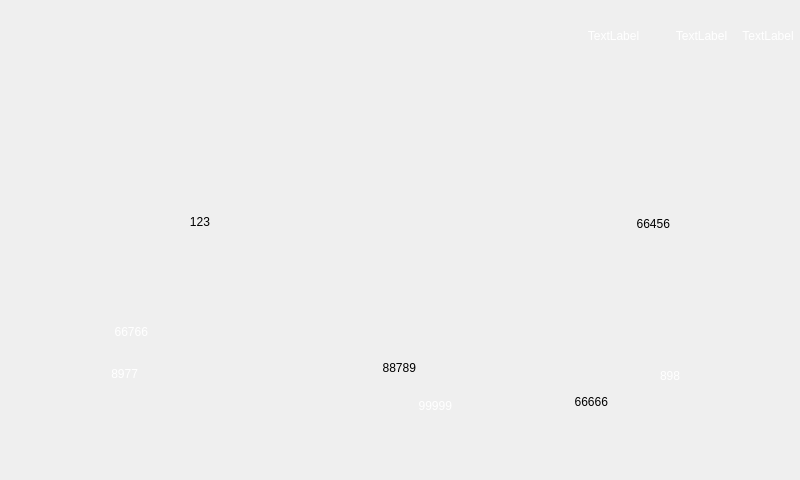
<?xml version="1.0" encoding="UTF-8"?>
<ui version="4.0">
 <class>Widget</class>
 <widget class="QWidget" name="Widget">
  <property name="geometry">
   <rect>
    <x>0</x>
    <y>0</y>
    <width>800</width>
    <height>480</height>
   </rect>
  </property>
  <property name="windowTitle">
   <string>Widget</string>
  </property>
  <widget class="QStackedWidget" name="stackedWidget">
   <property name="geometry">
    <rect>
     <x>0</x>
     <y>0</y>
     <width>800</width>
     <height>480</height>
    </rect>
   </property>
   <property name="styleSheet">
    <string notr="true"/>
   </property>
   <property name="currentIndex">
    <number>0</number>
   </property>
   <widget class="QWidget" name="page">
    <widget class="QLabel" name="label">
     <property name="geometry">
      <rect>
       <x>170</x>
       <y>75</y>
       <width>471</width>
       <height>170</height>
      </rect>
     </property>
     <property name="styleSheet">
      <string notr="true"/>
     </property>
     <property name="text">
      <string/>
     </property>
    </widget>
    <widget class="QLabel" name="label_2">
     <property name="geometry">
      <rect>
       <x>70</x>
       <y>72</y>
       <width>204</width>
       <height>204</height>
      </rect>
     </property>
     <property name="styleSheet">
      <string notr="true">border-image: url(:/new/prefix1/img/icon/zhuansu.png);</string>
     </property>
     <property name="text">
      <string/>
     </property>
    </widget>
    <widget class="QLabel" name="label_3">
     <property name="geometry">
      <rect>
       <x>566</x>
       <y>15</y>
       <width>95</width>
       <height>41</height>
      </rect>
     </property>
     <property name="styleSheet">
      <string notr="true">color: rgb(255, 255, 255);
font: 75 16pt &quot;Ubuntu&quot;;</string>
     </property>
     <property name="text">
      <string>TextLabel</string>
     </property>
     <property name="alignment">
      <set>Qt::AlignCenter</set>
     </property>
    </widget>
    <widget class="QLabel" name="label_5">
     <property name="geometry">
      <rect>
       <x>526</x>
       <y>72</y>
       <width>204</width>
       <height>204</height>
      </rect>
     </property>
     <property name="styleSheet">
      <string notr="true">border-image: url(:/new/prefix1/img/icon/shuiwen.png);</string>
     </property>
     <property name="text">
      <string/>
     </property>
    </widget>
    <widget class="QLabel" name="label_6">
     <property name="geometry">
      <rect>
       <x>130</x>
       <y>210</y>
       <width>80</width>
       <height>24</height>
      </rect>
     </property>
     <property name="styleSheet">
      <string notr="true">font: 20pt &quot;WenQuanYi Zen Hei&quot;;</string>
     </property>
     <property name="text">
      <string>123</string>
     </property>
     <property name="alignment">
      <set>Qt::AlignRight|Qt::AlignTrailing|Qt::AlignVCenter</set>
     </property>
    </widget>
    <widget class="QLabel" name="label_7">
     <property name="geometry">
      <rect>
       <x>594</x>
       <y>212</y>
       <width>76</width>
       <height>24</height>
      </rect>
     </property>
     <property name="styleSheet">
      <string notr="true">font: 18pt &quot;WenQuanYi Zen Hei&quot;;</string>
     </property>
     <property name="text">
      <string>66456</string>
     </property>
     <property name="alignment">
      <set>Qt::AlignRight|Qt::AlignTrailing|Qt::AlignVCenter</set>
     </property>
    </widget>
    <widget class="QLabel" name="label_8">
     <property name="geometry">
      <rect>
       <x>361</x>
       <y>356</y>
       <width>55</width>
       <height>24</height>
      </rect>
     </property>
     <property name="styleSheet">
      <string notr="true">font: 75 14pt &quot;Ubuntu&quot;;
</string>
     </property>
     <property name="text">
      <string>88789</string>
     </property>
     <property name="alignment">
      <set>Qt::AlignRight|Qt::AlignTrailing|Qt::AlignVCenter</set>
     </property>
    </widget>
    <widget class="QLabel" name="label_9">
     <property name="geometry">
      <rect>
       <x>375</x>
       <y>394</y>
       <width>77</width>
       <height>24</height>
      </rect>
     </property>
     <property name="styleSheet">
      <string notr="true">font: 75 18pt &quot;Ubuntu&quot;;
color: rgb(255, 255, 255);</string>
     </property>
     <property name="text">
      <string>99999</string>
     </property>
     <property name="alignment">
      <set>Qt::AlignRight|Qt::AlignTrailing|Qt::AlignVCenter</set>
     </property>
    </widget>
    <widget class="QLabel" name="label_4">
     <property name="geometry">
      <rect>
       <x>240</x>
       <y>15</y>
       <width>311</width>
       <height>41</height>
      </rect>
     </property>
     <property name="styleSheet">
      <string notr="true">font: 75 16pt &quot;Ubuntu&quot;;
color: rgb(255, 255, 0);</string>
     </property>
     <property name="text">
      <string/>
     </property>
     <property name="alignment">
      <set>Qt::AlignCenter</set>
     </property>
    </widget>
    <widget class="QLabel" name="label_10">
     <property name="geometry">
      <rect>
       <x>87</x>
       <y>363</y>
       <width>51</width>
       <height>21</height>
      </rect>
     </property>
     <property name="styleSheet">
      <string notr="true">color: rgb(255, 255, 255);
font: 75 18pt &quot;Ubuntu&quot;;</string>
     </property>
     <property name="text">
      <string>8977</string>
     </property>
     <property name="alignment">
      <set>Qt::AlignRight|Qt::AlignTrailing|Qt::AlignVCenter</set>
     </property>
    </widget>
    <widget class="QLabel" name="label_11">
     <property name="geometry">
      <rect>
       <x>660</x>
       <y>363</y>
       <width>54</width>
       <height>26</height>
      </rect>
     </property>
     <property name="styleSheet">
      <string notr="true">color: rgb(255, 255, 255);
font: 75 18pt &quot;Ubuntu&quot;;</string>
     </property>
     <property name="text">
      <string>898</string>
     </property>
    </widget>
    <widget class="QLabel" name="label_12">
     <property name="geometry">
      <rect>
       <x>735</x>
       <y>15</y>
       <width>66</width>
       <height>41</height>
      </rect>
     </property>
     <property name="styleSheet">
      <string notr="true">color: rgb(255, 255, 255);
font: 75 16pt &quot;Ubuntu&quot;;</string>
     </property>
     <property name="text">
      <string>TextLabel</string>
     </property>
     <property name="alignment">
      <set>Qt::AlignCenter</set>
     </property>
    </widget>
    <widget class="QLabel" name="label_13">
     <property name="geometry">
      <rect>
       <x>663</x>
       <y>15</y>
       <width>77</width>
       <height>41</height>
      </rect>
     </property>
     <property name="styleSheet">
      <string notr="true">color: rgb(255, 255, 255);
font: 75 16pt &quot;Ubuntu&quot;;</string>
     </property>
     <property name="text">
      <string>TextLabel</string>
     </property>
     <property name="alignment">
      <set>Qt::AlignCenter</set>
     </property>
    </widget>
    <widget class="QLabel" name="label_14">
     <property name="geometry">
      <rect>
       <x>656</x>
       <y>322</y>
       <width>54</width>
       <height>26</height>
      </rect>
     </property>
     <property name="styleSheet">
      <string notr="true">color: rgb(255, 255, 255);
font: 75 18pt &quot;Ubuntu&quot;;</string>
     </property>
     <property name="text">
      <string/>
     </property>
    </widget>
    <widget class="QLabel" name="label_15">
     <property name="geometry">
      <rect>
       <x>310</x>
       <y>15</y>
       <width>151</width>
       <height>41</height>
      </rect>
     </property>
     <property name="styleSheet">
      <string notr="true">color: rgb(255, 0, 0);
font: 75 italic 16pt &quot;Ubuntu&quot;;</string>
     </property>
     <property name="text">
      <string/>
     </property>
     <property name="alignment">
      <set>Qt::AlignCenter</set>
     </property>
    </widget>
    <widget class="QLabel" name="label_20">
     <property name="geometry">
      <rect>
       <x>92</x>
       <y>316</y>
       <width>56</width>
       <height>31</height>
      </rect>
     </property>
     <property name="styleSheet">
      <string notr="true">color: rgb(255, 255, 255);
font: 75 14pt &quot;Ubuntu&quot;;</string>
     </property>
     <property name="text">
      <string>66766</string>
     </property>
     <property name="alignment">
      <set>Qt::AlignRight|Qt::AlignTrailing|Qt::AlignVCenter</set>
     </property>
    </widget>
    <widget class="QLabel" name="label_21">
     <property name="geometry">
      <rect>
       <x>554</x>
       <y>391</y>
       <width>54</width>
       <height>22</height>
      </rect>
     </property>
     <property name="styleSheet">
      <string notr="true">font: 75 18pt &quot;Ubuntu&quot;;</string>
     </property>
     <property name="text">
      <string>66666</string>
     </property>
     <property name="alignment">
      <set>Qt::AlignRight|Qt::AlignTrailing|Qt::AlignVCenter</set>
     </property>
    </widget>
    <widget class="QLabel" name="label_22">
     <property name="geometry">
      <rect>
       <x>240</x>
       <y>43</y>
       <width>311</width>
       <height>41</height>
      </rect>
     </property>
     <property name="styleSheet">
      <string notr="true">color: rgb(255, 0, 0);
font: 75 italic 16pt &quot;Ubuntu&quot;;</string>
     </property>
     <property name="text">
      <string/>
     </property>
     <property name="alignment">
      <set>Qt::AlignCenter</set>
     </property>
    </widget>
   </widget>
   <widget class="QWidget" name="page_2">
    <widget class="QLineEdit" name="lineEdit">
     <property name="geometry">
      <rect>
       <x>350</x>
       <y>155</y>
       <width>65</width>
       <height>29</height>
      </rect>
     </property>
     <property name="styleSheet">
      <string notr="true">font: 75 14pt &quot;Ubuntu&quot;;</string>
     </property>
     <property name="text">
      <string>中文</string>
     </property>
    </widget>
    <widget class="QLineEdit" name="lineEdit_2">
     <property name="geometry">
      <rect>
       <x>426</x>
       <y>155</y>
       <width>70</width>
       <height>31</height>
      </rect>
     </property>
     <property name="styleSheet">
      <string notr="true">font: 75 14pt &quot;Ubuntu&quot;;</string>
     </property>
     <property name="text">
      <string>English</string>
     </property>
    </widget>
    <widget class="QProgressBar" name="progressBar">
     <property name="geometry">
      <rect>
       <x>372</x>
       <y>253</y>
       <width>169</width>
       <height>13</height>
      </rect>
     </property>
     <property name="focusPolicy">
      <enum>Qt::StrongFocus</enum>
     </property>
     <property name="styleSheet">
      <string notr="true">font: 75 14pt &quot;Ubuntu&quot;;</string>
     </property>
     <property name="value">
      <number>24</number>
     </property>
    </widget>
    <widget class="QDateTimeEdit" name="dateTimeEdit">
     <property name="geometry">
      <rect>
       <x>340</x>
       <y>200</y>
       <width>236</width>
       <height>31</height>
      </rect>
     </property>
     <property name="styleSheet">
      <string notr="true">font: 75 14pt &quot;Ubuntu&quot;;</string>
     </property>
     <property name="timeSpec">
      <enum>Qt::LocalTime</enum>
     </property>
    </widget>
   </widget>
   <widget class="QWidget" name="page_3">
    <widget class="QPushButton" name="pushButton_2">
     <property name="geometry">
      <rect>
       <x>507</x>
       <y>391</y>
       <width>114</width>
       <height>88</height>
      </rect>
     </property>
     <property name="focusPolicy">
      <enum>Qt::NoFocus</enum>
     </property>
     <property name="styleSheet">
      <string notr="true">border-image: url(:/new/prefix1/img/jiemian/labayes.png);</string>
     </property>
     <property name="text">
      <string/>
     </property>
    </widget>
   </widget>
   <widget class="QWidget" name="page_4">
    <widget class="QListWidget" name="listWidget">
     <property name="geometry">
      <rect>
       <x>310</x>
       <y>150</y>
       <width>171</width>
       <height>131</height>
      </rect>
     </property>
     <property name="styleSheet">
      <string notr="true">background-color: rgb(81, 81, 81);
font: 75 18pt &quot;Ubuntu&quot;;
gridline-color: rgb(255, 0, 0);
color: rgb(255, 255, 255);</string>
     </property>
     <property name="verticalScrollBarPolicy">
      <enum>Qt::ScrollBarAlwaysOff</enum>
     </property>
     <property name="horizontalScrollBarPolicy">
      <enum>Qt::ScrollBarAlwaysOff</enum>
     </property>
     <property name="viewMode">
      <enum>QListView::ListMode</enum>
     </property>
    </widget>
   </widget>
   <widget class="QWidget" name="page_5"/>
   <widget class="QWidget" name="page_6">
    <widget class="QListWidget" name="listWidget_2">
     <property name="geometry">
      <rect>
       <x>280</x>
       <y>170</y>
       <width>283</width>
       <height>72</height>
      </rect>
     </property>
     <property name="styleSheet">
      <string notr="true">background-color: rgb(81, 81, 81);
font: 75 18pt &quot;Ubuntu&quot;;
gridline-color: rgb(255, 0, 0);
color: rgb(255, 255, 255);</string>
     </property>
    </widget>
   </widget>
   <widget class="QWidget" name="page_7">
    <widget class="QListWidget" name="listWidget_3">
     <property name="geometry">
      <rect>
       <x>258</x>
       <y>117</y>
       <width>162</width>
       <height>224</height>
      </rect>
     </property>
     <property name="styleSheet">
      <string notr="true">background-color: rgb(81, 81, 81);
font: 75 16pt &quot;Ubuntu&quot;;
gridline-color: rgb(255, 0, 0);
color: rgb(255, 255, 255);</string>
     </property>
     <property name="verticalScrollBarPolicy">
      <enum>Qt::ScrollBarAlwaysOff</enum>
     </property>
     <property name="horizontalScrollBarPolicy">
      <enum>Qt::ScrollBarAlwaysOff</enum>
     </property>
    </widget>
    <widget class="QListWidget" name="listWidget_4">
     <property name="geometry">
      <rect>
       <x>442</x>
       <y>117</y>
       <width>162</width>
       <height>225</height>
      </rect>
     </property>
     <property name="styleSheet">
      <string notr="true">background-color: rgb(81, 81, 81);
font: 75 16pt &quot;Ubuntu&quot;;
gridline-color: rgb(255, 0, 0);
color: rgb(255, 255, 255);</string>
     </property>
     <property name="verticalScrollBarPolicy">
      <enum>Qt::ScrollBarAlwaysOff</enum>
     </property>
     <property name="horizontalScrollBarPolicy">
      <enum>Qt::ScrollBarAlwaysOff</enum>
     </property>
    </widget>
   </widget>
   <widget class="QWidget" name="page_8"/>
   <widget class="QWidget" name="page_9"/>
   <widget class="QWidget" name="page_10">
    <widget class="QListWidget" name="listWidget_5">
     <property name="geometry">
      <rect>
       <x>310</x>
       <y>113</y>
       <width>172</width>
       <height>213</height>
      </rect>
     </property>
     <property name="styleSheet">
      <string notr="true">background-color: rgb(81, 81, 81);
font: 75 18pt &quot;Ubuntu&quot;;
gridline-color: rgb(255, 0, 0);
color: rgb(255, 255, 255);</string>
     </property>
     <property name="verticalScrollBarPolicy">
      <enum>Qt::ScrollBarAlwaysOff</enum>
     </property>
     <property name="horizontalScrollBarPolicy">
      <enum>Qt::ScrollBarAlwaysOff</enum>
     </property>
    </widget>
   </widget>
   <widget class="QWidget" name="page_11">
    <widget class="QLabel" name="label_16">
     <property name="geometry">
      <rect>
       <x>244</x>
       <y>154</y>
       <width>312</width>
       <height>182</height>
      </rect>
     </property>
     <property name="styleSheet">
      <string notr="true">background-color: rgb(255, 0, 0);</string>
     </property>
     <property name="text">
      <string/>
     </property>
    </widget>
   </widget>
   <widget class="QWidget" name="page_12">
    <widget class="QTableWidget" name="tableWidget_3">
     <property name="geometry">
      <rect>
       <x>178</x>
       <y>110</y>
       <width>451</width>
       <height>175</height>
      </rect>
     </property>
     <property name="styleSheet">
      <string notr="true">color: rgb(255, 255, 255);
font: 75 16pt &quot;Ubuntu&quot;;
gridline-color: rgb(255, 0, 0);
background-color: rgb(70, 70, 70);</string>
     </property>
     <property name="verticalScrollBarPolicy">
      <enum>Qt::ScrollBarAlwaysOff</enum>
     </property>
     <property name="horizontalScrollBarPolicy">
      <enum>Qt::ScrollBarAlwaysOff</enum>
     </property>
     <row>
      <property name="text">
       <string/>
      </property>
      <property name="font">
       <font>
        <pointsize>17</pointsize>
       </font>
      </property>
     </row>
     <row>
      <property name="text">
       <string/>
      </property>
     </row>
     <row>
      <property name="text">
       <string/>
      </property>
     </row>
     <column>
      <property name="text">
       <string>名称</string>
      </property>
     </column>
     <column>
      <property name="text">
       <string>实际值</string>
      </property>
     </column>
     <column>
      <property name="text">
       <string>最大值</string>
      </property>
     </column>
     <column>
      <property name="text">
       <string>中间值</string>
      </property>
     </column>
     <column>
      <property name="text">
       <string>最小值</string>
      </property>
     </column>
     <column>
      <property name="text">
       <string>偏移值</string>
      </property>
     </column>
     <item row="0" column="0">
      <property name="text">
       <string>手柄</string>
      </property>
     </item>
     <item row="1" column="0">
      <property name="text">
       <string>行走泵</string>
      </property>
     </item>
     <item row="2" column="0">
      <property name="text">
       <string>凹板间隙</string>
      </property>
     </item>
    </widget>
    <widget class="QLineEdit" name="lineEdit_7">
     <property name="geometry">
      <rect>
       <x>490</x>
       <y>275</y>
       <width>141</width>
       <height>36</height>
      </rect>
     </property>
     <property name="styleSheet">
      <string notr="true">color: rgb(255, 0, 0);
background-color: rgb(255, 170, 0);
font: 75 16pt &quot;Ubuntu&quot;;</string>
     </property>
     <property name="text">
      <string>恢复默认值</string>
     </property>
    </widget>
    <widget class="QLabel" name="label_17">
     <property name="geometry">
      <rect>
       <x>178</x>
       <y>310</y>
       <width>451</width>
       <height>41</height>
      </rect>
     </property>
     <property name="styleSheet">
      <string notr="true">color: rgb(255, 0, 0);
font: 75 16pt &quot;Ubuntu&quot;;
background-color: rgb(255, 255, 255);
</string>
     </property>
     <property name="frameShape">
      <enum>QFrame::Box</enum>
     </property>
     <property name="text">
      <string>操作提示：</string>
     </property>
    </widget>
   </widget>
   <widget class="QWidget" name="page_13">
    <widget class="QLineEdit" name="lineEdit_30">
     <property name="geometry">
      <rect>
       <x>451</x>
       <y>303</y>
       <width>111</width>
       <height>29</height>
      </rect>
     </property>
     <property name="styleSheet">
      <string notr="true">font: 75 12pt &quot;Ubuntu&quot;;
background-color: rgb(255, 170, 0);</string>
     </property>
     <property name="text">
      <string>恢复到默认值</string>
     </property>
    </widget>
    <widget class="QLineEdit" name="lineEdit_23">
     <property name="geometry">
      <rect>
       <x>343</x>
       <y>163</y>
       <width>41</width>
       <height>21</height>
      </rect>
     </property>
     <property name="styleSheet">
      <string notr="true">font: 75 14pt &quot;Ubuntu&quot;;</string>
     </property>
    </widget>
    <widget class="QLineEdit" name="lineEdit_27">
     <property name="geometry">
      <rect>
       <x>343</x>
       <y>230</y>
       <width>41</width>
       <height>21</height>
      </rect>
     </property>
     <property name="styleSheet">
      <string notr="true">font: 75 14pt &quot;Ubuntu&quot;;</string>
     </property>
    </widget>
    <widget class="QLineEdit" name="lineEdit_25">
     <property name="geometry">
      <rect>
       <x>343</x>
       <y>197</y>
       <width>41</width>
       <height>21</height>
      </rect>
     </property>
     <property name="styleSheet">
      <string notr="true">font: 75 14pt &quot;Ubuntu&quot;;</string>
     </property>
    </widget>
    <widget class="QLineEdit" name="lineEdit_24">
     <property name="geometry">
      <rect>
       <x>490</x>
       <y>163</y>
       <width>41</width>
       <height>21</height>
      </rect>
     </property>
     <property name="styleSheet">
      <string notr="true">font: 75 14pt &quot;Ubuntu&quot;;</string>
     </property>
    </widget>
    <widget class="QLineEdit" name="lineEdit_28">
     <property name="geometry">
      <rect>
       <x>490</x>
       <y>230</y>
       <width>41</width>
       <height>21</height>
      </rect>
     </property>
     <property name="styleSheet">
      <string notr="true">font: 75 14pt &quot;Ubuntu&quot;;</string>
     </property>
    </widget>
    <widget class="QLineEdit" name="lineEdit_29">
     <property name="geometry">
      <rect>
       <x>490</x>
       <y>262</y>
       <width>41</width>
       <height>21</height>
      </rect>
     </property>
     <property name="styleSheet">
      <string notr="true">font: 75 14pt &quot;Ubuntu&quot;;</string>
     </property>
    </widget>
    <widget class="QLineEdit" name="lineEdit_26">
     <property name="geometry">
      <rect>
       <x>490</x>
       <y>197</y>
       <width>41</width>
       <height>21</height>
      </rect>
     </property>
     <property name="styleSheet">
      <string notr="true">font: 75 14pt &quot;Ubuntu&quot;;</string>
     </property>
    </widget>
   </widget>
   <widget class="QWidget" name="page_14">
    <widget class="QTableWidget" name="tableWidget_2">
     <property name="geometry">
      <rect>
       <x>216</x>
       <y>110</y>
       <width>415</width>
       <height>250</height>
      </rect>
     </property>
     <property name="styleSheet">
      <string notr="true">color: rgb(255, 255, 255);
font: 75 16pt &quot;Ubuntu&quot;;
gridline-color: rgb(255, 0, 0);
background-color: rgb(70, 70, 70);</string>
     </property>
     <property name="verticalScrollBarPolicy">
      <enum>Qt::ScrollBarAlwaysOff</enum>
     </property>
     <property name="horizontalScrollBarPolicy">
      <enum>Qt::ScrollBarAlwaysOff</enum>
     </property>
     <row>
      <property name="text">
       <string/>
      </property>
     </row>
     <row>
      <property name="text">
       <string/>
      </property>
     </row>
     <row>
      <property name="text">
       <string/>
      </property>
     </row>
     <row>
      <property name="text">
       <string/>
      </property>
     </row>
     <row>
      <property name="text">
       <string/>
      </property>
     </row>
     <row>
      <property name="text">
       <string/>
      </property>
     </row>
     <row>
      <property name="text">
       <string/>
      </property>
     </row>
     <row>
      <property name="text">
       <string/>
      </property>
     </row>
     <row>
      <property name="text">
       <string/>
      </property>
     </row>
     <row>
      <property name="text">
       <string/>
      </property>
     </row>
     <column>
      <property name="text">
       <string>SPN</string>
      </property>
     </column>
     <column>
      <property name="text">
       <string>FMI</string>
      </property>
     </column>
     <column>
      <property name="text">
       <string>故障码描述</string>
      </property>
     </column>
    </widget>
   </widget>
   <widget class="QWidget" name="page_15">
    <widget class="QTableWidget" name="tableWidget">
     <property name="geometry">
      <rect>
       <x>256</x>
       <y>116</y>
       <width>304</width>
       <height>247</height>
      </rect>
     </property>
     <property name="styleSheet">
      <string notr="true">color: rgb(255, 255, 255);
font: 75 16pt &quot;Ubuntu&quot;;
gridline-color: rgb(255, 0, 0);
background-color: rgb(70, 70, 70);</string>
     </property>
     <property name="verticalScrollBarPolicy">
      <enum>Qt::ScrollBarAlwaysOff</enum>
     </property>
     <property name="horizontalScrollBarPolicy">
      <enum>Qt::ScrollBarAlwaysOff</enum>
     </property>
     <row>
      <property name="text">
       <string/>
      </property>
     </row>
     <row>
      <property name="text">
       <string/>
      </property>
     </row>
     <row>
      <property name="text">
       <string/>
      </property>
     </row>
     <row>
      <property name="text">
       <string/>
      </property>
     </row>
     <row>
      <property name="text">
       <string/>
      </property>
     </row>
     <row>
      <property name="text">
       <string/>
      </property>
     </row>
     <row>
      <property name="text">
       <string/>
      </property>
     </row>
     <row>
      <property name="text">
       <string/>
      </property>
     </row>
     <row>
      <property name="text">
       <string/>
      </property>
     </row>
     <row>
      <property name="text">
       <string/>
      </property>
     </row>
     <row>
      <property name="text">
       <string/>
      </property>
     </row>
     <row>
      <property name="text">
       <string/>
      </property>
     </row>
     <row>
      <property name="text">
       <string/>
      </property>
     </row>
     <row>
      <property name="text">
       <string/>
      </property>
     </row>
     <row>
      <property name="text">
       <string/>
      </property>
     </row>
     <row>
      <property name="text">
       <string/>
      </property>
     </row>
     <row>
      <property name="text">
       <string/>
      </property>
     </row>
     <row>
      <property name="text">
       <string/>
      </property>
     </row>
     <row>
      <property name="text">
       <string/>
      </property>
     </row>
     <row>
      <property name="text">
       <string/>
      </property>
     </row>
     <row>
      <property name="text">
       <string/>
      </property>
     </row>
     <row>
      <property name="text">
       <string/>
      </property>
     </row>
     <row>
      <property name="text">
       <string/>
      </property>
     </row>
     <row>
      <property name="text">
       <string/>
      </property>
     </row>
     <row>
      <property name="text">
       <string/>
      </property>
     </row>
     <row>
      <property name="text">
       <string/>
      </property>
     </row>
     <row>
      <property name="text">
       <string/>
      </property>
     </row>
     <row>
      <property name="text">
       <string/>
      </property>
     </row>
     <row>
      <property name="text">
       <string/>
      </property>
     </row>
     <row>
      <property name="text">
       <string/>
      </property>
     </row>
     <row>
      <property name="text">
       <string/>
      </property>
     </row>
     <row>
      <property name="text">
       <string/>
      </property>
     </row>
     <row>
      <property name="text">
       <string/>
      </property>
     </row>
     <row>
      <property name="text">
       <string/>
      </property>
     </row>
     <row>
      <property name="text">
       <string/>
      </property>
     </row>
     <row>
      <property name="text">
       <string/>
      </property>
     </row>
     <row>
      <property name="text">
       <string/>
      </property>
     </row>
     <row>
      <property name="text">
       <string/>
      </property>
     </row>
     <row>
      <property name="text">
       <string/>
      </property>
     </row>
     <row>
      <property name="text">
       <string/>
      </property>
     </row>
     <row>
      <property name="text">
       <string/>
      </property>
     </row>
     <row>
      <property name="text">
       <string/>
      </property>
     </row>
     <row>
      <property name="text">
       <string/>
      </property>
     </row>
     <row>
      <property name="text">
       <string/>
      </property>
     </row>
     <row>
      <property name="text">
       <string/>
      </property>
     </row>
     <row>
      <property name="text">
       <string/>
      </property>
     </row>
     <row>
      <property name="text">
       <string/>
      </property>
     </row>
     <row>
      <property name="text">
       <string/>
      </property>
     </row>
     <row>
      <property name="text">
       <string/>
      </property>
     </row>
     <row>
      <property name="text">
       <string/>
      </property>
     </row>
     <row>
      <property name="text">
       <string/>
      </property>
     </row>
     <row>
      <property name="text">
       <string/>
      </property>
     </row>
     <row>
      <property name="text">
       <string/>
      </property>
     </row>
     <row>
      <property name="text">
       <string/>
      </property>
     </row>
     <row>
      <property name="text">
       <string/>
      </property>
     </row>
     <row>
      <property name="text">
       <string/>
      </property>
     </row>
     <row>
      <property name="text">
       <string/>
      </property>
     </row>
     <row>
      <property name="text">
       <string/>
      </property>
     </row>
     <row>
      <property name="text">
       <string/>
      </property>
     </row>
     <row>
      <property name="text">
       <string/>
      </property>
     </row>
     <row>
      <property name="text">
       <string/>
      </property>
     </row>
     <row>
      <property name="text">
       <string/>
      </property>
     </row>
     <row>
      <property name="text">
       <string/>
      </property>
     </row>
     <row>
      <property name="text">
       <string/>
      </property>
     </row>
     <row>
      <property name="text">
       <string/>
      </property>
     </row>
     <row>
      <property name="text">
       <string/>
      </property>
     </row>
     <row>
      <property name="text">
       <string/>
      </property>
     </row>
     <row>
      <property name="text">
       <string/>
      </property>
     </row>
     <row>
      <property name="text">
       <string/>
      </property>
     </row>
     <row>
      <property name="text">
       <string/>
      </property>
     </row>
     <row>
      <property name="text">
       <string/>
      </property>
     </row>
     <row>
      <property name="text">
       <string/>
      </property>
     </row>
     <row>
      <property name="text">
       <string/>
      </property>
     </row>
     <row>
      <property name="text">
       <string/>
      </property>
     </row>
     <row>
      <property name="text">
       <string/>
      </property>
     </row>
     <row>
      <property name="text">
       <string/>
      </property>
     </row>
     <row>
      <property name="text">
       <string/>
      </property>
     </row>
     <row>
      <property name="text">
       <string/>
      </property>
     </row>
     <row>
      <property name="text">
       <string/>
      </property>
     </row>
     <row>
      <property name="text">
       <string/>
      </property>
     </row>
     <row>
      <property name="text">
       <string/>
      </property>
     </row>
     <row>
      <property name="text">
       <string/>
      </property>
     </row>
     <row>
      <property name="text">
       <string/>
      </property>
     </row>
     <row>
      <property name="text">
       <string/>
      </property>
     </row>
     <row>
      <property name="text">
       <string/>
      </property>
     </row>
     <row>
      <property name="text">
       <string/>
      </property>
     </row>
     <row>
      <property name="text">
       <string/>
      </property>
     </row>
     <row>
      <property name="text">
       <string/>
      </property>
     </row>
     <row>
      <property name="text">
       <string/>
      </property>
     </row>
     <row>
      <property name="text">
       <string/>
      </property>
     </row>
     <row>
      <property name="text">
       <string/>
      </property>
     </row>
     <row>
      <property name="text">
       <string/>
      </property>
     </row>
     <row>
      <property name="text">
       <string/>
      </property>
     </row>
     <row>
      <property name="text">
       <string/>
      </property>
     </row>
     <row>
      <property name="text">
       <string/>
      </property>
     </row>
     <row>
      <property name="text">
       <string/>
      </property>
     </row>
     <row>
      <property name="text">
       <string/>
      </property>
     </row>
     <column>
      <property name="text">
       <string>代码</string>
      </property>
      <property name="textAlignment">
       <set>AlignHCenter|AlignVCenter|AlignCenter</set>
      </property>
     </column>
     <column>
      <property name="text">
       <string>故障描述</string>
      </property>
      <property name="textAlignment">
       <set>AlignHCenter|AlignVCenter|AlignCenter</set>
      </property>
     </column>
    </widget>
   </widget>
   <widget class="QWidget" name="page_16">
    <widget class="QLabel" name="label_18">
     <property name="geometry">
      <rect>
       <x>360</x>
       <y>207</y>
       <width>201</width>
       <height>32</height>
      </rect>
     </property>
     <property name="styleSheet">
      <string notr="true">font: 75 16pt &quot;Ubuntu&quot;;</string>
     </property>
     <property name="text">
      <string>发动机品牌</string>
     </property>
     <property name="alignment">
      <set>Qt::AlignCenter</set>
     </property>
    </widget>
    <widget class="QLabel" name="label_19">
     <property name="geometry">
      <rect>
       <x>360</x>
       <y>173</y>
       <width>201</width>
       <height>32</height>
      </rect>
     </property>
     <property name="styleSheet">
      <string notr="true">font: 75 16pt &quot;Ubuntu&quot;;</string>
     </property>
     <property name="text">
      <string>机器型号</string>
     </property>
     <property name="alignment">
      <set>Qt::AlignCenter</set>
     </property>
    </widget>
   </widget>
   <widget class="QWidget" name="page_17">
    <widget class="QListWidget" name="listWidget_6">
     <property name="geometry">
      <rect>
       <x>307</x>
       <y>164</y>
       <width>221</width>
       <height>158</height>
      </rect>
     </property>
     <property name="styleSheet">
      <string notr="true">background-color: rgb(81, 81, 81);
font: 75 20pt &quot;Ubuntu&quot;;
gridline-color: rgb(255, 0, 0);
color: rgb(255, 255, 255);</string>
     </property>
     <property name="verticalScrollBarPolicy">
      <enum>Qt::ScrollBarAlwaysOff</enum>
     </property>
     <property name="horizontalScrollBarPolicy">
      <enum>Qt::ScrollBarAlwaysOff</enum>
     </property>
    </widget>
   </widget>
   <widget class="QWidget" name="page_18"/>
   <widget class="QWidget" name="page_19">
    <widget class="QListWidget" name="listWidget_7">
     <property name="geometry">
      <rect>
       <x>315</x>
       <y>120</y>
       <width>91</width>
       <height>231</height>
      </rect>
     </property>
     <property name="styleSheet">
      <string notr="true">background-color: rgb(81, 81, 81);
font: 75 18pt &quot;Ubuntu&quot;;
gridline-color: rgb(255, 0, 0);
color: rgb(255, 255, 255);</string>
     </property>
     <property name="verticalScrollBarPolicy">
      <enum>Qt::ScrollBarAlwaysOff</enum>
     </property>
     <property name="horizontalScrollBarPolicy">
      <enum>Qt::ScrollBarAlwaysOff</enum>
     </property>
     <item>
      <property name="text">
       <string>玉米</string>
      </property>
      <property name="font">
       <font>
        <pointsize>16</pointsize>
        <weight>50</weight>
        <bold>false</bold>
       </font>
      </property>
     </item>
     <item>
      <property name="text">
       <string>小麦</string>
      </property>
      <property name="font">
       <font>
        <pointsize>16</pointsize>
        <weight>50</weight>
        <bold>false</bold>
       </font>
      </property>
     </item>
     <item>
      <property name="text">
       <string>水稻</string>
      </property>
      <property name="font">
       <font>
        <pointsize>16</pointsize>
        <weight>50</weight>
        <bold>false</bold>
       </font>
      </property>
     </item>
     <item>
      <property name="text">
       <string>大豆</string>
      </property>
      <property name="font">
       <font>
        <pointsize>16</pointsize>
        <weight>50</weight>
        <bold>false</bold>
       </font>
      </property>
     </item>
     <item>
      <property name="text">
       <string>油菜籽</string>
      </property>
      <property name="font">
       <font>
        <pointsize>16</pointsize>
        <weight>50</weight>
        <bold>false</bold>
       </font>
      </property>
     </item>
     <item>
      <property name="text">
       <string>大麦</string>
      </property>
      <property name="font">
       <font>
        <pointsize>16</pointsize>
        <weight>50</weight>
        <bold>false</bold>
       </font>
      </property>
     </item>
     <item>
      <property name="text">
       <string>燕麦</string>
      </property>
      <property name="font">
       <font>
        <pointsize>16</pointsize>
        <weight>50</weight>
        <bold>false</bold>
       </font>
      </property>
     </item>
     <item>
      <property name="text">
       <string>黑麦</string>
      </property>
      <property name="font">
       <font>
        <pointsize>16</pointsize>
        <weight>50</weight>
        <bold>false</bold>
       </font>
      </property>
     </item>
    </widget>
    <widget class="QLineEdit" name="lineEdit_3">
     <property name="geometry">
      <rect>
       <x>450</x>
       <y>150</y>
       <width>91</width>
       <height>31</height>
      </rect>
     </property>
     <property name="styleSheet">
      <string notr="true">font: 75 16pt &quot;Ubuntu&quot;;</string>
     </property>
    </widget>
    <widget class="QLineEdit" name="lineEdit_4">
     <property name="geometry">
      <rect>
       <x>450</x>
       <y>210</y>
       <width>81</width>
       <height>27</height>
      </rect>
     </property>
     <property name="styleSheet">
      <string notr="true">font: 75 16pt &quot;Ubuntu&quot;;</string>
     </property>
    </widget>
    <widget class="QLineEdit" name="lineEdit_5">
     <property name="geometry">
      <rect>
       <x>450</x>
       <y>270</y>
       <width>81</width>
       <height>27</height>
      </rect>
     </property>
     <property name="styleSheet">
      <string notr="true">font: 75 16pt &quot;Ubuntu&quot;;</string>
     </property>
    </widget>
    <widget class="QLineEdit" name="lineEdit_6">
     <property name="geometry">
      <rect>
       <x>480</x>
       <y>310</y>
       <width>111</width>
       <height>31</height>
      </rect>
     </property>
     <property name="styleSheet">
      <string notr="true">font: 75 14pt &quot;Ubuntu&quot;;
background-color: rgb(255, 170, 0);</string>
     </property>
     <property name="text">
      <string>恢复默认值</string>
     </property>
    </widget>
   </widget>
  </widget>
 </widget>
 <layoutdefault spacing="6" margin="11"/>
 <resources/>
 <connections/>
</ui>
